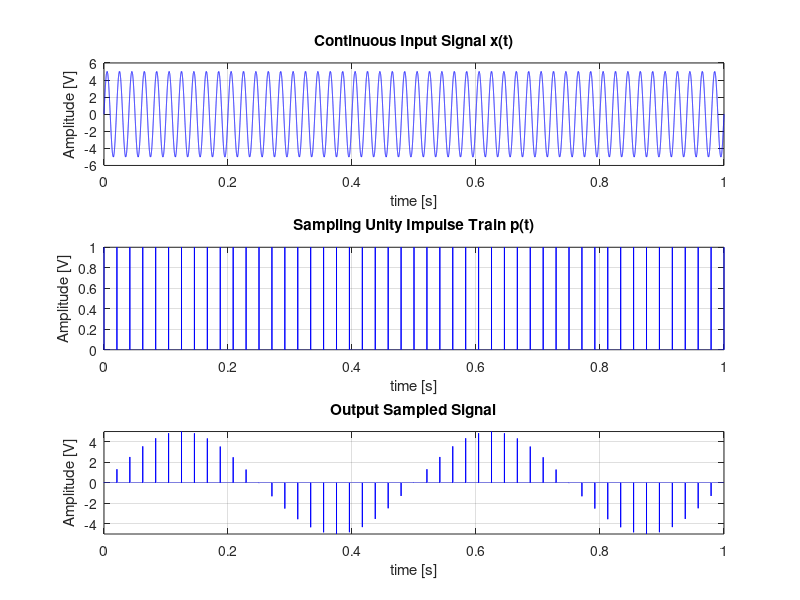

Write MATLAB code to recreate this figure.
% Under Sampling
fs=100000;
f=48;
t=0:1/fs:1;
w = 2*pi*50;
x = 5*sin(w*t);
subplot(3,1,1);
plot(t,x,'b');
title('Continuous Input Signal x(t)');
xlabel('time [s]'); ylabel('Amplitude [V]');
grid on;
hold on;

p=(1+square(2*pi*t*f,0.1))/2;
subplot(3,1,2);
plot(t,p,'b');
title('Sampling Unity Impulse Train p(t)');
xlabel('time [s]'); ylabel('Amplitude [V]');
grid on;
hold on;

output = x.*p;
subplot(3,1,3);
plot(t,output,'b');
xlim([0,1])
ylim([-5,5]);
title('Output Sampled Signal');
xlabel('time [s]'); ylabel('Amplitude [V]');
grid on;
hold on;